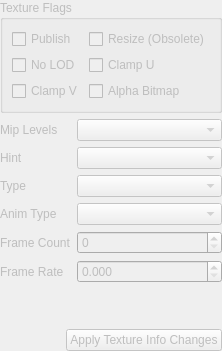
<?xml version="1.0" encoding="UTF-8"?>
<ui version="4.0">
 <class>TextureInfoEditorWidget</class>
 <widget class="QWidget" name="TextureInfoEditorWidget">
  <property name="enabled"><bool>false</bool></property>
  <layout class="QVBoxLayout" name="verticalLayout">
   <property name="spacing"><number>6</number></property>
   <property name="leftMargin"><number>0</number></property><property name="topMargin"><number>0</number></property>
   <property name="rightMargin"><number>0</number></property><property name="bottomMargin"><number>0</number></property>
   <item><widget class="QGroupBox" name="flagsGroup"><property name="title"><string>Texture Flags</string></property><layout class="QGridLayout" name="flagsLayout">
    <item row="0" column="0"><widget class="QCheckBox" name="publishCheck"><property name="text"><string>Publish</string></property></widget></item>
    <item row="0" column="1"><widget class="QCheckBox" name="resizeCheck"><property name="text"><string>Resize (Obsolete)</string></property></widget></item>
    <item row="1" column="0"><widget class="QCheckBox" name="noLodCheck"><property name="text"><string>No LOD</string></property></widget></item>
    <item row="1" column="1"><widget class="QCheckBox" name="clampUCheck"><property name="text"><string>Clamp U</string></property></widget></item>
    <item row="2" column="0"><widget class="QCheckBox" name="clampVCheck"><property name="text"><string>Clamp V</string></property></widget></item>
    <item row="2" column="1"><widget class="QCheckBox" name="alphaBitmapCheck"><property name="text"><string>Alpha Bitmap</string></property></widget></item>
   </layout></widget></item>
   <item><layout class="QFormLayout" name="formLayout">
    <item row="0" column="0"><widget class="QLabel" name="mipLabel"><property name="text"><string>Mip Levels</string></property></widget></item><item row="0" column="1"><widget class="QComboBox" name="mipCombo"/></item>
    <item row="1" column="0"><widget class="QLabel" name="hintLabel"><property name="text"><string>Hint</string></property></widget></item><item row="1" column="1"><widget class="QComboBox" name="hintCombo"/></item>
    <item row="2" column="0"><widget class="QLabel" name="typeLabel"><property name="text"><string>Type</string></property></widget></item><item row="2" column="1"><widget class="QComboBox" name="typeCombo"/></item>
    <item row="3" column="0"><widget class="QLabel" name="animLabel"><property name="text"><string>Anim Type</string></property></widget></item><item row="3" column="1"><widget class="QComboBox" name="animCombo"/></item>
    <item row="4" column="0"><widget class="QLabel" name="frameCountLabel"><property name="text"><string>Frame Count</string></property></widget></item><item row="4" column="1"><widget class="QSpinBox" name="frameCountSpin"><property name="maximum"><number>2147483647</number></property></widget></item>
    <item row="5" column="0"><widget class="QLabel" name="frameRateLabel"><property name="text"><string>Frame Rate</string></property></widget></item><item row="5" column="1"><widget class="QDoubleSpinBox" name="frameRateSpin"><property name="decimals"><number>3</number></property><property name="maximum"><double>1000000.000000000000000</double></property><property name="singleStep"><double>0.100000000000000</double></property></widget></item>
   </layout></item>
   <item><spacer name="verticalSpacer"><property name="orientation"><enum>Qt::Orientation::Vertical</enum></property><property name="sizeHint" stdset="0"><size><width>20</width><height>40</height></size></property></spacer></item>
   <item alignment="Qt::AlignmentFlag::AlignRight"><widget class="QPushButton" name="applyButton"><property name="text"><string>Apply Texture Info Changes</string></property></widget></item>
  </layout>
 </widget>
 <resources/><connections/>
</ui>
